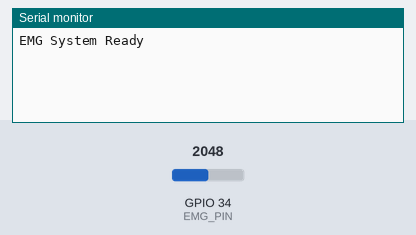
Recording of a sketch running on a simulated ESP32. Parts: the last lines printed to the serial monitor. Inputs (shaded band) come from the test bench; at power-on: GPIO 34 (EMG_PIN) = 2048.

Above: at 1.2 s.
1.3 s: GPIO 34 (EMG_PIN) set to 1760
At 2.1 s:
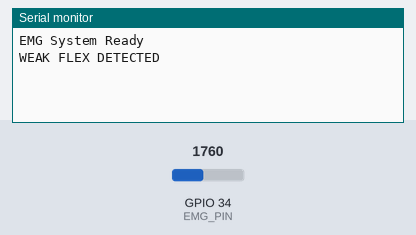
3.2 s: GPIO 34 (EMG_PIN) set to 2540
At 4.7 s:
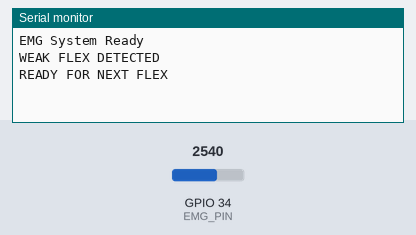
5.0 s: GPIO 34 (EMG_PIN) set to 491
At 6.4 s:
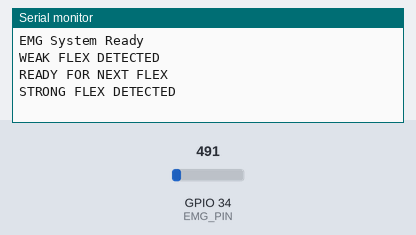

Measured:
- after the input at 1.3 s, the serial monitor: prints a new line after 0.41 s (image 1)
- after the input at 3.2 s, the serial monitor: prints a new line after 0.34 s (image 2)
- after the input at 5.0 s, the serial monitor: prints a new line after 0.25 s (image 3)

The sketch:

5.ino
```cpp
const int EMG_PIN = 34;

const int WEAK_THRESHOLD = 1800;
const int STRONG_THRESHOLD = 1100;
const int RELEASE_THRESHOLD = 2500;

bool flexDetected = false;

unsigned long flexStartTime = 0;
const unsigned long CONFIRM_TIME = 200;

float filteredValue = 3000;

void setup()
{
  Serial.begin(115200);

  Serial.println("EMG System Ready");
}

void loop()
{
  int raw = analogRead(EMG_PIN);

  // Smooth signal
  filteredValue = 0.8 * filteredValue + 0.2 * raw;

  // Uncomment for debugging
  // Serial.println(filteredValue);

  if (!flexDetected)
  {
    // Strong flex first
    if (filteredValue < STRONG_THRESHOLD)
    {
      if (flexStartTime == 0)
      {
        flexStartTime = millis();
      }

      if (millis() - flexStartTime > CONFIRM_TIME)
      {
        Serial.println("STRONG FLEX DETECTED");
        flexDetected = true;
        flexStartTime = 0;
      }
    }

    // Weak flex
    else if (filteredValue < WEAK_THRESHOLD)
    {
      if (flexStartTime == 0)
      {
        flexStartTime = millis();
      }

      if (millis() - flexStartTime > CONFIRM_TIME)
      {
        Serial.println("WEAK FLEX DETECTED");
        flexDetected = true;
        flexStartTime = 0;
      }
    }

    else
    {
      flexStartTime = 0;
    }
  }

  // Re-arm after relaxation
  if (flexDetected && filteredValue > RELEASE_THRESHOLD)
  {
    Serial.println("READY FOR NEXT FLEX");
    flexDetected = false;
  }

  delay(25);
}
```
